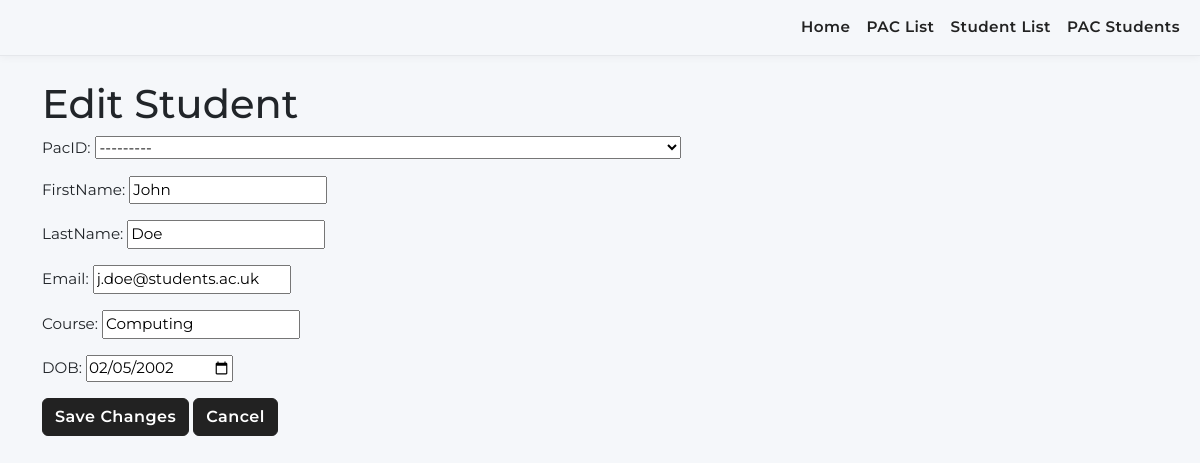
The app's page /edit_student/16/ with its own data.
### pacsystem/models.py (models this page shows, shortened)
class PacTable(models.Model):
    PacID = models.AutoField(primary_key=True)
    FirstName = models.CharField(max_length=64, null=False)
    LastName = models.CharField(max_length=64, null=False)
    Email = models.EmailField(max_length=255, null=False)
    Department = models.CharField(max_length=64, null=False)
    def __str__(self):
        return f"PAC {self.PacID}: {self.FirstName} {self.LastName} ({self.Email}) - {self.Department}"

class StudentTable(models.Model):
    StudentID = models.AutoField(primary_key=True)
    PacID = models.ForeignKey(PacTable, on_delete=models.SET_NULL, null=True, blank=True)
    FirstName = models.CharField(max_length=64, null=False)
    LastName = models.CharField(max_length=64, null=False)
    Email = models.EmailField(max_length=255, null=False)
    Course = models.CharField(max_length=64, null=False)
    DOB = models.DateField(null=False)

### pacsystem/views.py (the view)
# urls.py: path('edit_student/<int:f_oid>/', view=views.update_student, name='edit_student'),
def update_student(request, f_oid):
    obj = StudentTable.objects.get(StudentID=f_oid)
    form = StudentForm(instance=obj)
    if request.method == 'POST':
        form = StudentForm(request.POST, instance=obj)
        if form.is_valid():
            form.save()
            return redirect('student_view')
    context = {'form': form}
    return render(request, 'studentpac/edit_student.html', context)

### pacsystem/forms.py
class StudentForm(forms.ModelForm):
    class Meta:
        model = models.StudentTable
        fields = ['PacID', 'FirstName', 'LastName', 'Email', 'Course', 'DOB']
        widgets = {
            'DOB': forms.DateInput(attrs={'type': 'date'}),
        }

### pacsystem/templates/studentpac/edit_student.html (shortened to what this page needs)
{% extends 'studentpac/base.html' %}
{% block content %}
<h1>Edit Student</h1>
<form method="post">
    {{ form.as_p }}
    <button type="submit" class="btn btn-primary">Save Changes</button>
    <a href="{% url 'student_view' %}" class="btn btn-secondary">Cancel</a>
</form>
{% endblock %}

### static/css/style.css (style rules this page uses)
body { font-family: 'Montserrat', Arial, sans-serif; font-size: 0.95rem; }
.btn, .btn-primary, .btn-outline-secondary, .btn-lg { background-color: #222 !important; border-color: #222 !important; color: #fff !important; font-family: 'Montserrat', Arial, sans-serif; font-weight: 600; letter-spacing: 0.03em; }
body { background: #f5f7fa; }

### records on screen
PacTable: PacID "---------", FirstName "John", LastName "Doe", Email "j.doe@students.ac.uk"
StudentTable: Course "Computing", DOB "02/05/2002"
